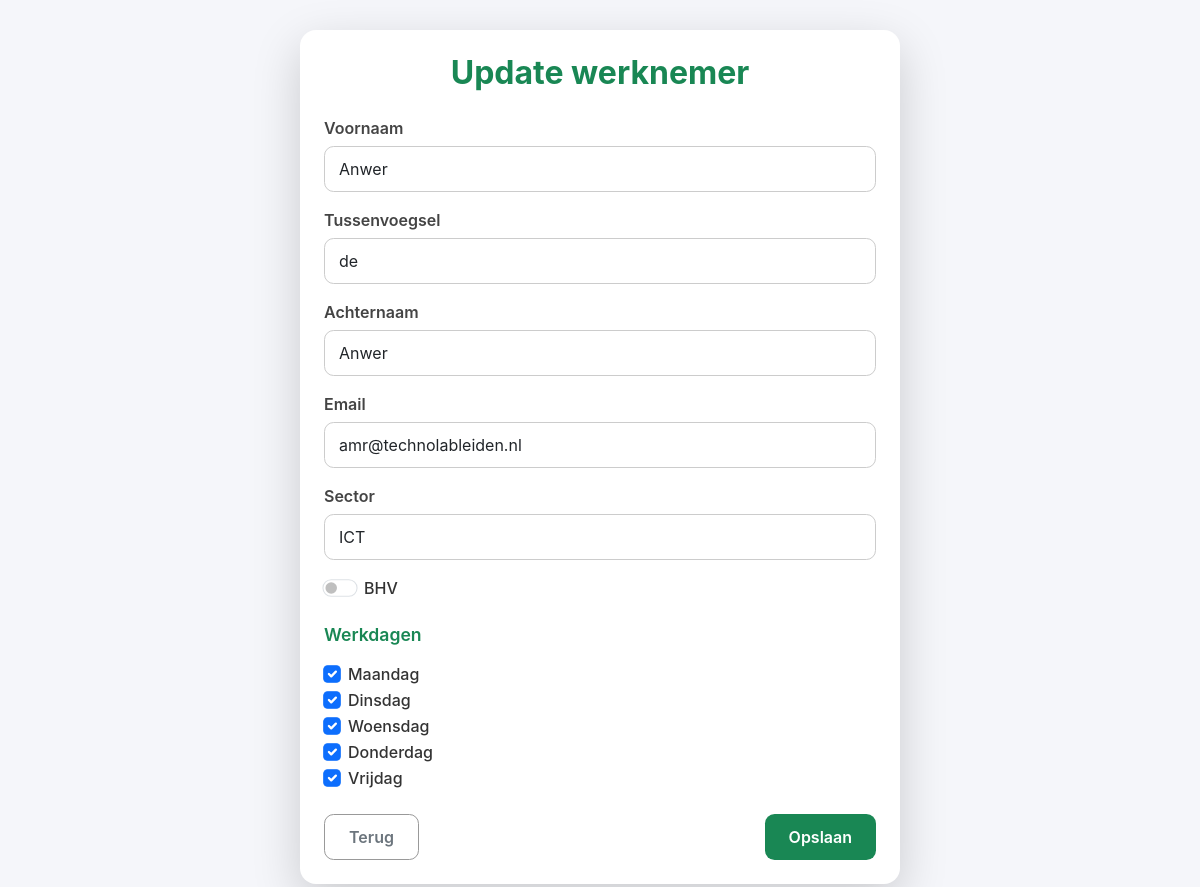
Page /update.php?id=22 on the earlier database version.
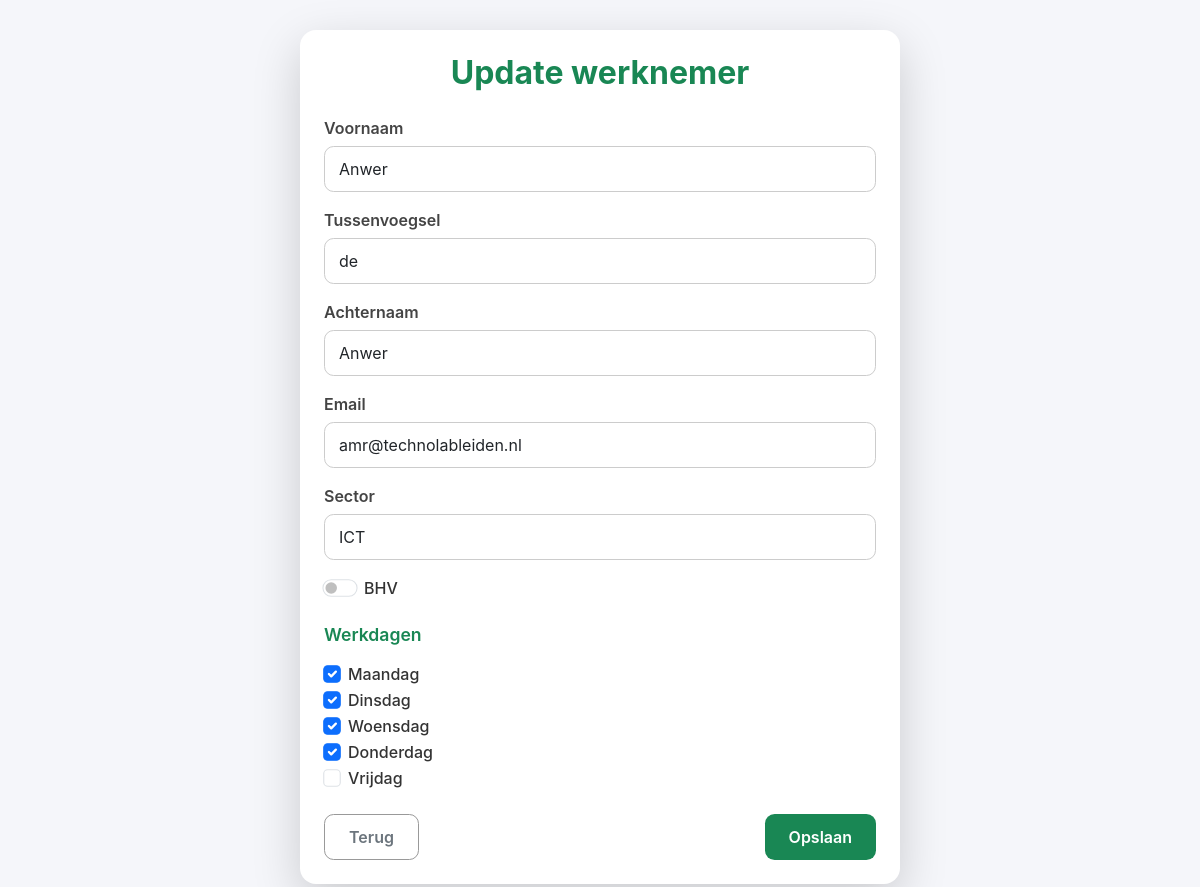
Same page on the later database version.
### tables this page shows
CREATE TABLE `werknemers` (
  `id` int(11) NOT NULL,
  `voornaam` varchar(50) NOT NULL,
  `tussenvoegsel` varchar(20) DEFAULT NULL,
  `achternaam` varchar(50) NOT NULL,
  `email` varchar(100) NOT NULL,
  `werkdag_ma` tinyint(1) DEFAULT 0,
  `werkdag_di` tinyint(1) DEFAULT 0,
  `werkdag_wo` tinyint(1) DEFAULT 0,
  `werkdag_do` tinyint(1) DEFAULT 0,
  `werkdag_vr` tinyint(1) DEFAULT 0,
  `sector` varchar(50) NOT NULL,
  `BHV` tinyint(1) DEFAULT 0,
  `status` enum('Ziek','Aanwezig','Op de school','Afwezig','Eefetjes Afwezig') DEFAULT 'Aanwezig',
  `status_ma` enum('Aanwezig','Afwezig','Ziek','Op de school','Eefetjes Afwezig') DEFAULT 'Afwezig',
  `status_di` enum('Aanwezig','Afwezig','Ziek','Op de school','Eefetjes Afwezig') DEFAULT 'Afwezig',
  `status_wo` enum('Aanwezig','Afwezig','Ziek','Op de school','Eefetjes Afwezig') DEFAULT 'Afwezig',
  `status_do` enum('Aanwezig','Afwezig','Ziek','Op de school','Eefetjes Afwezig') DEFAULT 'Afwezig',
  `status_vr` enum('Aanwezig','Afwezig','Ziek','Op de school','Eefetjes Afwezig') DEFAULT 'Afwezig',
  `duur_afwezig` int(11) DEFAULT 0
);

### update.php (the view, shortened to what this page needs)
<?php
try {
    $db = new PDO("mysql:host=localhost;dbname=technolab-dashboard", "root", "");
    $db->setAttribute(PDO::ATTR_ERRMODE, PDO::ERRMODE_EXCEPTION);
} catch (PDOException $e) {
    die("Fout!: " . $e->getMessage());
}
$id = intval($_GET['id']);
$stmt = $db->prepare("SELECT * FROM werknemers WHERE id = :id");
$stmt->execute([':id' => $id]);
$werknemer = $stmt->fetch(PDO::FETCH_ASSOC);
?>
<!DOCTYPE html>
<html lang="nl">
<head>
    <link href="https://cdn.jsdelivr.net/npm/bootstrap@5.3.2/dist/css/bootstrap.min.css" rel="stylesheet">
    <link rel="stylesheet" href="css/update.css">
</head>
<body>
<div class="update-wrapper">
    <div class="update-card shadow-lg p-4 rounded-4 bg-white">
        <h2 class="mb-4 text-center">Update werknemer</h2>
        <form method="post" class="update-form">
            <div class="mb-3">
                <label class="form-label">Voornaam</label>
                <input type="text" name="voornaam" class="form-control" value="<?= htmlspecialchars($werknemer['voornaam']) ?>" required>
            </div>
            <div class="mb-3">
                <label class="form-label">Tussenvoegsel</label>
                <input type="text" name="tussenvoegsel" class="form-control" value="<?= htmlspecialchars($werknemer['tussenvoegsel']) ?>">
            </div>
            <div class="mb-3">
                <label class="form-label">Achternaam</label>
                <input type="text" name="achternaam" class="form-control" value="<?= htmlspecialchars($werknemer['achternaam']) ?>" required>
            </div>
            <div class="mb-3">
                <label class="form-label">Email</label>
                <input type="email" name="email" class="form-control" value="<?= htmlspecialchars($werknemer['email']) ?>" required>
            </div>
            <div class="mb-3">
                <label class="form-label">Sector</label>
                <input type="text" name="sector" class="form-control" value="<?= htmlspecialchars($werknemer['sector']) ?>" required>
            </div>
            <div class="form-check form-switch mb-4">
                <input type="checkbox" name="BHV" class="form-check-input" id="BHV" <?= $werknemer['BHV'] ? 'checked' : '' ?>>
                <label class="form-check-label" for="BHV">BHV</label>
            </div>
            <h4 class="mb-3">Werkdagen</h4>
            <?php
            $days = ['ma' => 'Maandag', 'di' => 'Dinsdag', 'wo' => 'Woensdag', 'do' => 'Donderdag', 'vr' => 'Vrijdag'];
            foreach ($days as $key => $label):
                ?>
                <div class="form-check">
                    <input type="checkbox" name="werkdag_<?= $key ?>" class="form-check-input" id="werkdag_<?= $key ?>"
                        <?= $werknemer["werkdag_$key"] ? 'checked' : '' ?>>
                    <label class="form-check-label" for="werkdag_<?= $key ?>"><?= $label ?></label>
                </div>
            <?php endforeach; ?>
            <div class="d-flex justify-content-between mt-4">
                <a href="dagplanning.php" class="btn btn-outline-secondary">Terug</a>
                <button type="submit" class="btn btn-success">Opslaan</button>
            </div>
        </form>
    </div>
</div>
</body>
</html>

Differences in the rows shown:
changed werknemers "Anwer": werkdag_vr "☑" → "☐"
